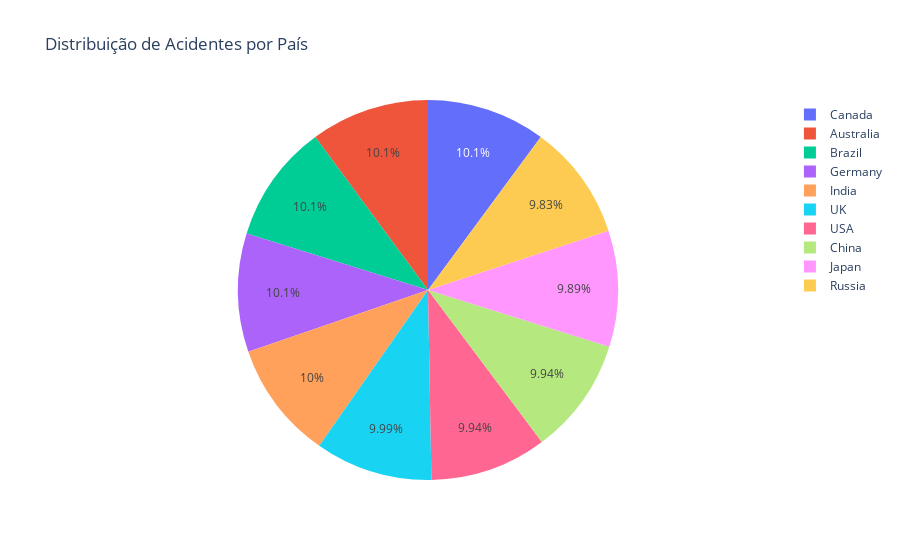

This figure's notebook cell:
### Code cell
import plotly.express as px
import pandas as pd  
df = pd.read_excel("acidentes_analise.xlsx", sheet_name="Acidentes_Por_Pais")
#grafico = px.bar(df, x="Country", y="Total_Acidentes", title="Acidentes por País", text_auto=True)
grafico = px.pie(df, names="Country", values="Total_Acidentes", title="Distribuição de Acidentes por País")

grafico.show()

### Figure 1 — Plotly figure (JSON) as saved in the notebook; plotly's stock layout.template omitted (floating-point values rounded to 4 significant figures)
{"data": [{"domain": {"x": [0, 1], "y": [0, 1]}, "hovertemplate": "Country=%{label}<br>Total_Acidentes=%{value}<extra></extra>", "labels": ["Australia", "Brazil", "Canada", "China", "Germany", "India", "Japan", "Russia", "UK", "USA"], "legendgroup": "", "name": "", "showlegend": true, "type": "pie", "values": [13345, 13318, 13349, 13121, 13293, 13238, 13049, 12976, 13186, 13125]}], "layout": {"legend": {"tracegroupgap": 0}, "title": {"text": "Distribuição de Acidentes por País"}}}
